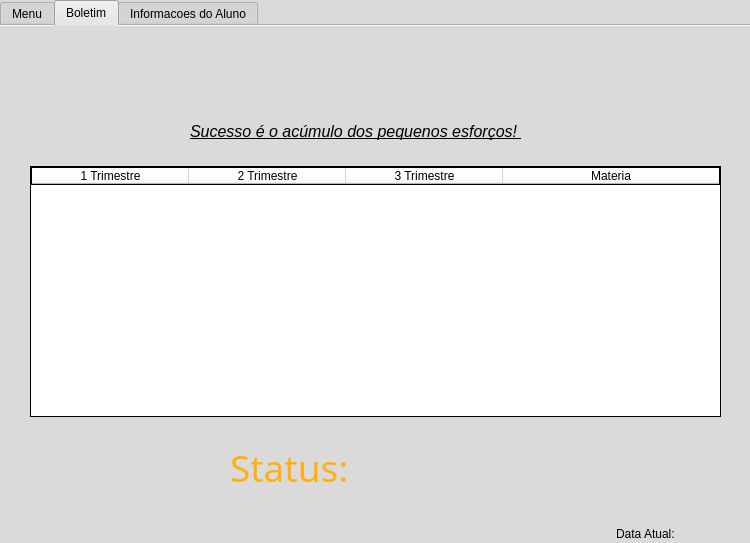
<?xml version="1.0" encoding="UTF-8"?>
<ui version="4.0">
 <class>MainWindow</class>
 <widget class="QMainWindow" name="MainWindow">
  <property name="geometry">
   <rect>
    <x>0</x>
    <y>0</y>
    <width>750</width>
    <height>543</height>
   </rect>
  </property>
  <property name="windowTitle">
   <string>Aluno</string>
  </property>
  <property name="styleSheet">
   <string notr="true">background-color: rgb(58, 108, 184);</string>
  </property>
  <widget class="QWidget" name="centralwidget">
   <widget class="QTabWidget" name="tabWidget">
    <property name="geometry">
     <rect>
      <x>0</x>
      <y>0</y>
      <width>771</width>
      <height>611</height>
     </rect>
    </property>
    <property name="styleSheet">
     <string notr="true">background-color: rgb(218, 218, 218);</string>
    </property>
    <property name="tabPosition">
     <enum>QTabWidget::North</enum>
    </property>
    <property name="currentIndex">
     <number>1</number>
    </property>
    <property name="usesScrollButtons">
     <bool>true</bool>
    </property>
    <property name="documentMode">
     <bool>true</bool>
    </property>
    <widget class="QWidget" name="tab">
     <attribute name="title">
      <string>Menu</string>
     </attribute>
     <widget class="QLabel" name="titulobemvindo">
      <property name="geometry">
       <rect>
        <x>20</x>
        <y>10</y>
        <width>209</width>
        <height>48</height>
       </rect>
      </property>
      <property name="font">
       <font>
        <family>Yu Gothic Medium</family>
        <pointsize>28</pointsize>
       </font>
      </property>
      <property name="styleSheet">
       <string notr="true">background-color: rgb(58, 108, 184);
color: rgb(255, 176, 17)
</string>
      </property>
      <property name="text">
       <string>Bem Vindo! </string>
      </property>
     </widget>
     <widget class="QLabel" name="labelnomebemvindo">
      <property name="geometry">
       <rect>
        <x>232</x>
        <y>13</y>
        <width>861</width>
        <height>41</height>
       </rect>
      </property>
      <property name="font">
       <font>
        <family>Yu Gothic Medium</family>
        <pointsize>24</pointsize>
       </font>
      </property>
      <property name="styleSheet">
       <string notr="true">background-color: rgb(58, 108, 184);
color: rgb(255, 255, 255);</string>
      </property>
      <property name="text">
       <string/>
      </property>
     </widget>
     <widget class="QPushButton" name="btnminhaturma">
      <property name="geometry">
       <rect>
        <x>50</x>
        <y>165</y>
        <width>121</width>
        <height>41</height>
       </rect>
      </property>
      <property name="font">
       <font>
        <family>Yu Gothic Medium</family>
        <pointsize>11</pointsize>
       </font>
      </property>
      <property name="styleSheet">
       <string notr="true">border: 1px solid black;
border-radius: 10px;
background-color: rgb(255, 176, 17)
</string>
      </property>
      <property name="text">
       <string>Minha Turma</string>
      </property>
     </widget>
     <widget class="QPushButton" name="btnlogout">
      <property name="geometry">
       <rect>
        <x>50</x>
        <y>450</y>
        <width>111</width>
        <height>41</height>
       </rect>
      </property>
      <property name="styleSheet">
       <string notr="true">border: 1px solid black;
border-radius: 10px;
color: rgb(255, 255, 255);
background-color: rgb(255, 2, 69);

</string>
      </property>
      <property name="text">
       <string>Logout</string>
      </property>
     </widget>
     <widget class="QPushButton" name="btndadosescolares">
      <property name="geometry">
       <rect>
        <x>50</x>
        <y>225</y>
        <width>121</width>
        <height>41</height>
       </rect>
      </property>
      <property name="font">
       <font>
        <family>Yu Gothic Medium</family>
        <pointsize>11</pointsize>
       </font>
      </property>
      <property name="styleSheet">
       <string notr="true">border: 1px solid black;
border-radius: 10px;
background-color: rgb(255, 176, 17)
</string>
      </property>
      <property name="text">
       <string>Dados Escolares</string>
      </property>
     </widget>
     <widget class="QPushButton" name="btninformacoes">
      <property name="geometry">
       <rect>
        <x>50</x>
        <y>285</y>
        <width>121</width>
        <height>41</height>
       </rect>
      </property>
      <property name="font">
       <font>
        <family>Yu Gothic Medium</family>
        <pointsize>11</pointsize>
       </font>
      </property>
      <property name="styleSheet">
       <string notr="true">border: 1px solid black;
border-radius: 10px;
background-color: rgb(255, 176, 17)
</string>
      </property>
      <property name="text">
       <string>Info. Escola</string>
      </property>
     </widget>
     <widget class="QLabel" name="label">
      <property name="geometry">
       <rect>
        <x>270</x>
        <y>100</y>
        <width>400</width>
        <height>400</height>
       </rect>
      </property>
      <property name="text">
       <string/>
      </property>
      <property name="pixmap">
       <pixmap>vitorlivros.png</pixmap>
      </property>
     </widget>
     <widget class="QLabel" name="label_5">
      <property name="geometry">
       <rect>
        <x>0</x>
        <y>0</y>
        <width>500</width>
        <height>73</height>
       </rect>
      </property>
      <property name="text">
       <string/>
      </property>
      <property name="pixmap">
       <pixmap>linhadecima.png</pixmap>
      </property>
     </widget>
     <widget class="QLabel" name="label_6">
      <property name="geometry">
       <rect>
        <x>500</x>
        <y>0</y>
        <width>500</width>
        <height>73</height>
       </rect>
      </property>
      <property name="text">
       <string/>
      </property>
      <property name="pixmap">
       <pixmap>linhadecima.png</pixmap>
      </property>
     </widget>
     <zorder>label_6</zorder>
     <zorder>label_5</zorder>
     <zorder>titulobemvindo</zorder>
     <zorder>labelnomebemvindo</zorder>
     <zorder>btnminhaturma</zorder>
     <zorder>btnlogout</zorder>
     <zorder>btndadosescolares</zorder>
     <zorder>btninformacoes</zorder>
     <zorder>label</zorder>
    </widget>
    <widget class="QWidget" name="tab_2">
     <attribute name="title">
      <string>Boletim</string>
     </attribute>
     <widget class="QTableWidget" name="tabelaboletim">
      <property name="geometry">
       <rect>
        <x>30</x>
        <y>140</y>
        <width>691</width>
        <height>251</height>
       </rect>
      </property>
      <property name="styleSheet">
       <string notr="true">border: 1px solid black;
background-color: rgb(255, 255, 255);
</string>
      </property>
      <attribute name="horizontalHeaderDefaultSectionSize">
       <number>157</number>
      </attribute>
      <attribute name="horizontalHeaderStretchLastSection">
       <bool>true</bool>
      </attribute>
      <attribute name="verticalHeaderVisible">
       <bool>false</bool>
      </attribute>
      <column>
       <property name="text">
        <string>1 Trimestre</string>
       </property>
      </column>
      <column>
       <property name="text">
        <string>2 Trimestre</string>
       </property>
      </column>
      <column>
       <property name="text">
        <string>3 Trimestre</string>
       </property>
      </column>
      <column>
       <property name="text">
        <string>Materia</string>
       </property>
      </column>
     </widget>
     <widget class="QLabel" name="labelstatusboletim">
      <property name="geometry">
       <rect>
        <x>230</x>
        <y>420</y>
        <width>131</width>
        <height>43</height>
       </rect>
      </property>
      <property name="font">
       <font>
        <family>Yu Gothic Medium</family>
        <pointsize>28</pointsize>
       </font>
      </property>
      <property name="styleSheet">
       <string notr="true">color: rgb(255, 176, 17)</string>
      </property>
      <property name="text">
       <string>Status:</string>
      </property>
     </widget>
     <widget class="QLabel" name="labelaprovadoreprovado">
      <property name="geometry">
       <rect>
        <x>360</x>
        <y>420</y>
        <width>281</width>
        <height>41</height>
       </rect>
      </property>
      <property name="font">
       <font>
        <family>Yu Gothic Medium</family>
        <pointsize>26</pointsize>
       </font>
      </property>
      <property name="styleSheet">
       <string notr="true">color: rgb(66, 66, 66);</string>
      </property>
      <property name="text">
       <string/>
      </property>
     </widget>
     <widget class="QLabel" name="label_7">
      <property name="geometry">
       <rect>
        <x>0</x>
        <y>0</y>
        <width>500</width>
        <height>73</height>
       </rect>
      </property>
      <property name="text">
       <string/>
      </property>
      <property name="pixmap">
       <pixmap>linhadecima.png</pixmap>
      </property>
     </widget>
     <widget class="QLabel" name="label_8">
      <property name="geometry">
       <rect>
        <x>500</x>
        <y>0</y>
        <width>500</width>
        <height>73</height>
       </rect>
      </property>
      <property name="text">
       <string/>
      </property>
      <property name="pixmap">
       <pixmap>linhadecima.png</pixmap>
      </property>
     </widget>
     <widget class="QLabel" name="label_11">
      <property name="geometry">
       <rect>
        <x>190</x>
        <y>95</y>
        <width>611</width>
        <height>21</height>
       </rect>
      </property>
      <property name="font">
       <font>
        <pointsize>12</pointsize>
        <underline>true</underline>
       </font>
      </property>
      <property name="text">
       <string>&lt;html&gt;&lt;head/&gt;&lt;body&gt;&lt;p&gt;&lt;span style=&quot; font-style:italic;&quot;&gt;Sucesso é o acúmulo dos pequenos esforços! &lt;/span&gt;&lt;/p&gt;&lt;/body&gt;&lt;/html&gt;</string>
      </property>
     </widget>
     <widget class="QLabel" name="label_12">
      <property name="geometry">
       <rect>
        <x>616</x>
        <y>500</y>
        <width>61</width>
        <height>16</height>
       </rect>
      </property>
      <property name="text">
       <string>Data Atual:</string>
      </property>
     </widget>
     <widget class="QLabel" name="data_atual">
      <property name="geometry">
       <rect>
        <x>677</x>
        <y>500</y>
        <width>71</width>
        <height>16</height>
       </rect>
      </property>
      <property name="styleSheet">
       <string notr="true">color: rgb(85, 255, 0);</string>
      </property>
      <property name="text">
       <string/>
      </property>
     </widget>
    </widget>
    <widget class="QWidget" name="tab_3">
     <attribute name="title">
      <string>Informacoes do Aluno</string>
     </attribute>
     <widget class="QLabel" name="titulosuaturma_2">
      <property name="geometry">
       <rect>
        <x>140</x>
        <y>447</y>
        <width>211</width>
        <height>71</height>
       </rect>
      </property>
      <property name="font">
       <font>
        <family>MS Shell Dlg 2</family>
        <pointsize>28</pointsize>
       </font>
      </property>
      <property name="styleSheet">
       <string notr="true">color: rgb(197, 131, 0);</string>
      </property>
      <property name="text">
       <string>Sua Turma:</string>
      </property>
     </widget>
     <widget class="QLabel" name="carteira_2">
      <property name="geometry">
       <rect>
        <x>110</x>
        <y>90</y>
        <width>541</width>
        <height>321</height>
       </rect>
      </property>
      <property name="text">
       <string/>
      </property>
      <property name="pixmap">
       <pixmap>carteira estudante.png</pixmap>
      </property>
     </widget>
     <widget class="QLabel" name="labelturmacar">
      <property name="geometry">
       <rect>
        <x>337</x>
        <y>460</y>
        <width>381</width>
        <height>51</height>
       </rect>
      </property>
      <property name="font">
       <font>
        <family>UD Digi Kyokasho NK-R</family>
        <pointsize>26</pointsize>
       </font>
      </property>
      <property name="styleSheet">
       <string notr="true">color: rgb(70, 70, 70);</string>
      </property>
      <property name="text">
       <string/>
      </property>
     </widget>
     <widget class="QLabel" name="label_2">
      <property name="geometry">
       <rect>
        <x>170</x>
        <y>140</y>
        <width>81</width>
        <height>30</height>
       </rect>
      </property>
      <property name="font">
       <font>
        <pointsize>15</pointsize>
       </font>
      </property>
      <property name="styleSheet">
       <string notr="true">color: rgb(255, 255, 255);
background-color: rgb(6197c4);</string>
      </property>
      <property name="text">
       <string>ALUNO: </string>
      </property>
     </widget>
     <widget class="QLabel" name="label_3">
      <property name="geometry">
       <rect>
        <x>170</x>
        <y>190</y>
        <width>81</width>
        <height>30</height>
       </rect>
      </property>
      <property name="font">
       <font>
        <pointsize>15</pointsize>
       </font>
      </property>
      <property name="styleSheet">
       <string notr="true">color: rgb(255, 255, 255);
background-color: rgb(6197c4);</string>
      </property>
      <property name="text">
       <string>CPF:</string>
      </property>
     </widget>
     <widget class="QLabel" name="label_4">
      <property name="geometry">
       <rect>
        <x>140</x>
        <y>339</y>
        <width>351</width>
        <height>21</height>
       </rect>
      </property>
      <property name="font">
       <font>
        <pointsize>8</pointsize>
       </font>
      </property>
      <property name="styleSheet">
       <string notr="true">background-color: rgb(6197c4);</string>
      </property>
      <property name="text">
       <string>Direito a apenas uma carteirinha, caso perca por favor contate a direcao.</string>
      </property>
     </widget>
     <widget class="QLabel" name="labelaluno">
      <property name="geometry">
       <rect>
        <x>250</x>
        <y>140</y>
        <width>301</width>
        <height>30</height>
       </rect>
      </property>
      <property name="font">
       <font>
        <pointsize>15</pointsize>
       </font>
      </property>
      <property name="styleSheet">
       <string notr="true">background-color: rgb(6197c4);</string>
      </property>
      <property name="text">
       <string/>
      </property>
      <property name="alignment">
       <set>Qt::AlignLeading|Qt::AlignLeft|Qt::AlignVCenter</set>
      </property>
     </widget>
     <widget class="QLabel" name="labelcpf">
      <property name="geometry">
       <rect>
        <x>220</x>
        <y>190</y>
        <width>231</width>
        <height>30</height>
       </rect>
      </property>
      <property name="font">
       <font>
        <pointsize>15</pointsize>
       </font>
      </property>
      <property name="styleSheet">
       <string notr="true">background-color: rgb(6197c4);</string>
      </property>
      <property name="text">
       <string/>
      </property>
     </widget>
     <widget class="QLabel" name="label_9">
      <property name="geometry">
       <rect>
        <x>0</x>
        <y>0</y>
        <width>500</width>
        <height>73</height>
       </rect>
      </property>
      <property name="text">
       <string/>
      </property>
      <property name="pixmap">
       <pixmap>linhadecima.png</pixmap>
      </property>
     </widget>
     <widget class="QLabel" name="label_10">
      <property name="geometry">
       <rect>
        <x>500</x>
        <y>0</y>
        <width>500</width>
        <height>73</height>
       </rect>
      </property>
      <property name="text">
       <string/>
      </property>
      <property name="pixmap">
       <pixmap>linhadecima.png</pixmap>
      </property>
     </widget>
    </widget>
   </widget>
  </widget>
 </widget>
 <resources/>
 <connections/>
</ui>
